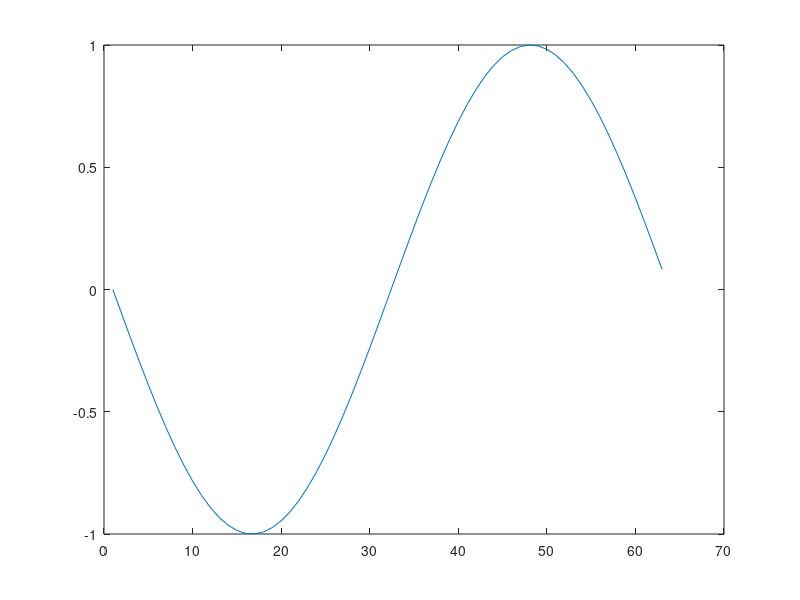

MATLAB code for this plot:
%=============================================================================
% Copyright (c) 2016-present Allan CORNET (Nelson)
%=============================================================================
% This file is part of Nelson.
%=============================================================================
% LICENCE_BLOCK_BEGIN
% SPDX-License-Identifier: LGPL-3.0-or-later
% LICENCE_BLOCK_END
%=============================================================================
% <--ADV-CLI MODE-->
%=============================================================================
f = figure();
plot(sin(-pi:0.1:pi));
refresh();
refresh(f);
%=============================================================================
